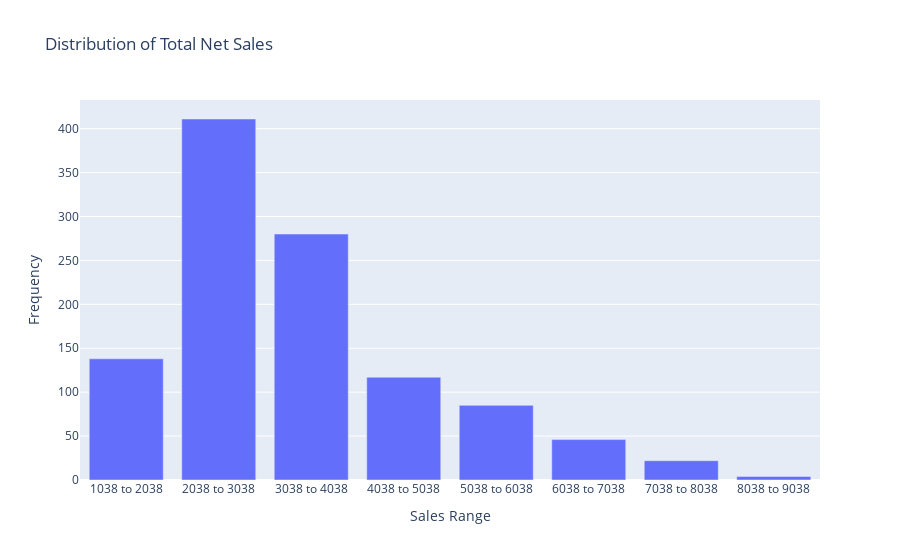

The cell this chart's notebook holds for it:
### Code cell
import pandas as pd
import plotly.express as px

# Load the data
data = pd.read_csv('final_updated_dataset_with_forecasts.csv')

# Analyze the 'TotalNetSales' column
sales = data['TotalNetSales']

# Define sales range bins
bins = range(int(sales.min()), int(sales.max()) + 1000, 1000)
labels = [f"{i} to {i+1000}" for i in bins[:-1]]

# Create a histogram of the sales ranges
data['SalesRange'] = pd.cut(sales, bins=bins, labels=labels, right=False)
sales_histogram = data['SalesRange'].value_counts().sort_index()

# Convert to DataFrame for plotting
sales_histogram_df = sales_histogram.reset_index()
sales_histogram_df.columns = ['Sales Range', 'Frequency']

# Plotting the sales distribution using Plotly
fig = px.bar(sales_histogram_df, x='Sales Range', y='Frequency',
             hover_data={'Frequency': True},
             title='Distribution of Total Net Sales',
             labels={'Frequency': 'Count of Sales', 'Sales Range': 'Range of Total Net Sales'})
fig.update_layout(xaxis_title='Sales Range',
                  yaxis_title='Frequency')
fig.show()

# Calculate minimum, maximum, and median range of sales
min_sales = sales.min()
max_sales = sales.max()
median_sales = sales.median()

# Print the minimum, maximum, and median sales
print(f"Minimum Sales: {min_sales}")
print(f"Maximum Sales: {max_sales}")
print(f"Median Sales: {median_sales}")

### Figure 1 — Plotly figure (JSON) as saved in the notebook; plotly's stock layout.template omitted (floating-point values rounded to 4 significant figures)
{"data": [{"alignmentgroup": "True", "hovertemplate": "Range of Total Net Sales=%{x}<br>Count of Sales=%{y}<extra></extra>", "legendgroup": "", "marker": {"color": "#636efa", "pattern": {"shape": ""}}, "name": "", "offsetgroup": "", "orientation": "v", "showlegend": false, "textposition": "auto", "type": "bar", "x": ["1038 to 2038", "2038 to 3038", "3038 to 4038", "4038 to 5038", "5038 to 6038", "6038 to 7038", "7038 to 8038", "8038 to 9038"], "xaxis": "x", "y": [138, 411, 280, 117, 85, 46, 22, 4], "yaxis": "y"}], "layout": {"barmode": "relative", "legend": {"tracegroupgap": 0}, "title": {"text": "Distribution of Total Net Sales"}, "xaxis": {"anchor": "y", "domain": [0, 1], "title": {"text": "Sales Range"}}, "yaxis": {"anchor": "x", "domain": [0, 1], "title": {"text": "Frequency"}}}}
